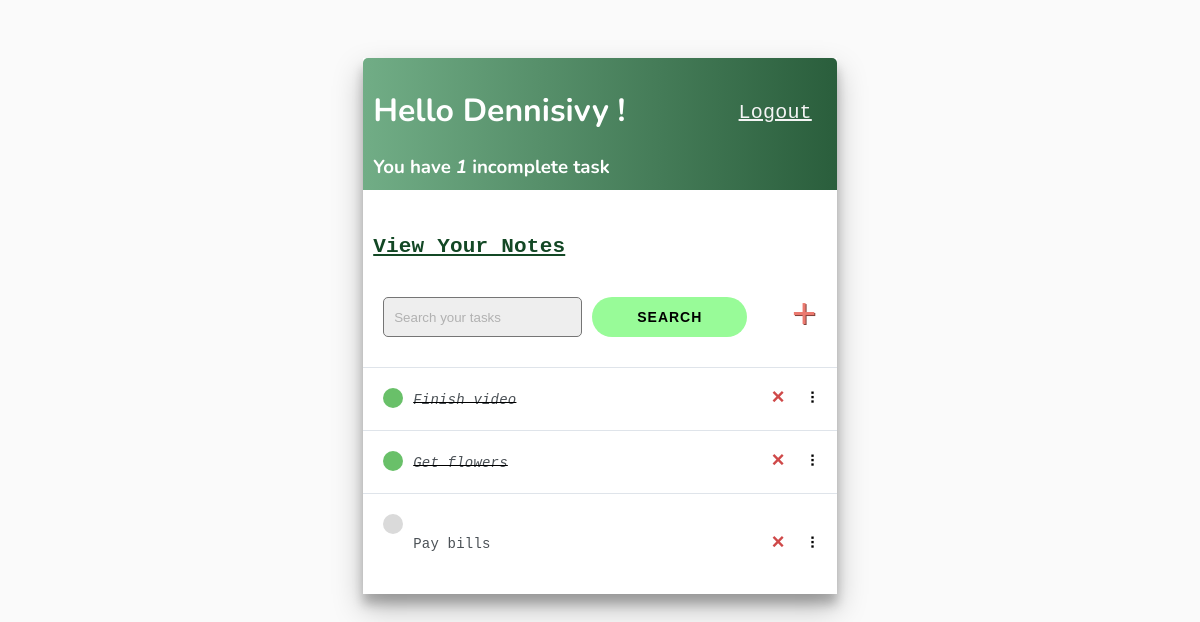
The app's page / (signed in) with its own data.
### base/models.py (models this page shows)
class Task(models.Model):
    user = models.ForeignKey(
        User, on_delete=models.CASCADE, null=True, blank=True)
    title = models.CharField(max_length=200)
    description = models.TextField(null=True, blank=True)
    complete = models.BooleanField(default=False)
    created = models.DateTimeField(auto_now_add=True)
    def __str__(self):
        return self.title
    class Meta:
        order_with_respect_to = 'user'

### base/views.py (the view)
# urls.py: path('', TaskList.as_view(), name='tasks'),
class TaskList(LoginRequiredMixin, ListView):
    model = Task
    context_object_name = 'tasks'
    def get_context_data(self, **kwargs):
        context = super().get_context_data(**kwargs)
        context['tasks'] = context['tasks'].filter(user=self.request.user)
        context['count'] = context['tasks'].filter(complete=False).count()
        search_input = self.request.GET.get('search-area') or ''
        if search_input:
            context['tasks'] = context['tasks'].filter(
                title__contains=search_input)
        context['search_input'] = search_input
        return context

### base/templates/base/task_list.html (shortened to what this page needs)
{% extends 'base/main.html' %} {% block content %}
<div class="header-bar">
    <div>
        <h1>Hello {{request.user|title}} !</h1>
        <h3 style="margin:0">You have <i>{{count}} </i> incomplete task{{ count|pluralize:"s" }}</h3>
    </div>
    {% if request.user.is_authenticated %}
    <a href="{% url 'logout' %}" id="logout">Logout</a> {% else %}
    <a href="{% url 'login' %}">Login</a> {% endif %}
</div>
<a href="{% url 'editor' %}" id="noteslink"><h2>View Your Notes</h2></a>
<div id="search-add-wrapper">
    <form method="GET" style="display: flex;">
        <input type='text' name='search-area' placeholder="Search your tasks" value="{{search_input}}">
        <div class="searchbtn"><input class="button" type="submit" value='Search'></div>
    </form>
    {% if tasks|length > 0 %}
    <a id="add-link" href="{% url 'task-create' %}">&#x2b;</a>
    {% endif %}
</div>
<div id="tasklist" class="task-items-wrapper">
    {% for task in tasks %}
    <div class="task-wrapper" data-position="{{task.pk}}">
        <div class="task-title">
            {% if task.complete %}
            <div class="task-complete-icon"></div>
            <i><s><a href="{% url 'task-update' task.id %}">{{task}}</a></s></i> {% else %}
            <div class="task-incomplete-icon"></div>
            <a href="{% url 'task-update' task.id %}">{{task}}</a> {% endif %}
        </div>
        <div class="task-controls">
            <a class="delete-link" href="{% url 'task-delete' task.id %}">&#215;</a>
            <span class="handle">&nbsp;&#10247;</span>
        </div>
    </div>
    {% empty %}
    <div style="text-align: center; padding-bottom: 10px; line-height: 1em;">
        <h3>No new tasks are created.</h3>
        <h3>Create a <a style="text-decoration: none; color: #1268af; font-size: 20px; letter-spacing:0.1px; text-decoration: underline;" href="{% url 'task-create' %}"> New Task</a> ! </h3>
    </div>
    {% endfor %}
</div>
{% endblock content %}

### base/templates/base/main.html (style rules this page uses)
body { background-color: #FAFAFA; font-family: 'Nunito', sans-serif; padding-top: 50px; }
h1, h2, h3, h4, h5, h6, { font-family: 'Raleway', sans-serif; }
a, p { color: #4b5156 }
a { font-weight: 600; }
input { background-color: #eee; border: none; margin: 8px 0; padding: 12px 15px; text-decoration: none; width: 100%; }
.header-bar { display: flex; justify-content: space-between; color: #fff; padding: 10px; border-radius: 5px 5px 0 0; background-color: #2a5e3c; background: linear-gradient(to right, #71ad86, #2a5e3c); }
.header-bar a { color: rgb(247, 247, 247); text-decoration: none; }
.task-wrapper { display: flex; align-items: center; justify-content: space-between; background-color: #fff; border-top: 1px solid #dfe4ea; overflow: hidden; }
.task-title { display: flex; padding: 20px; }
.task-title a { text-decoration: none; color: #4b5156; margin-left: 10px; }
.task-complete-icon { height: 20px; width: 20px; background-color: rgb(105, 192, 105); border-radius: 50%; }
.task-incomplete-icon { height: 20px; width: 20px; background-color: rgb(218, 218, 218); border-radius: 50%; }
.delete-link { text-decoration: none; font-weight: 900; color: #cf4949; font-size: 22px; line-height: 0; padding: 20px 0px; }
.handle { display: inline-block; padding: 20px 16px; cursor: grab; user-select: none; }
.handle:after, .handle:before { display: block; content: ""; }
#add-link { color: #EB796F; text-decoration: none; font-size: 42px; text-shadow: 1px 1px #81413b; }
#search-add-wrapper { display: flex; justify-content: space-between; align-items: center; padding: 20px; }
input[type=text], input[type=password], textarea { border: 1px solid #757575; border-radius: 5px; padding: 10px; width: 90%; }
::placeholder { font-weight: 300; font-weight: italic; opacity: 0.5; }
.button { border-radius: 20px; background-color: palegreen; color: black; font-size: 14px; font-weight: bold; padding: 12px 45px; letter-spacing: 1px; text-transform: uppercase; }
.searchbtn { padding-left: 10px; }
a { color: #333; text-decoration:none; font-size: 14px; font-family: monospace; font-weight: 100; line-height: 20px; letter-spacing: .2px; margin: 20px 0; }
#noteslink h2 { padding: 30px 10px; margin-bottom: -20px; color: #134825; text-shadow: rgba(0,5,10,.22); text-shadow: uppercase; text-decoration: underline; }
#logout { padding: 15px 15px; text-decoration: none; font-size: 20px; font-style: bold; text-decoration: underline; color: whitesmoke; font-family: monospace; }

### records on screen
Task: title "Finish video"
Task: title "Get flowers"
Task: title "Pay bills"

### other values on screen
{{ request.user|title }} "Dennisivy"
{{ count }} "1"
